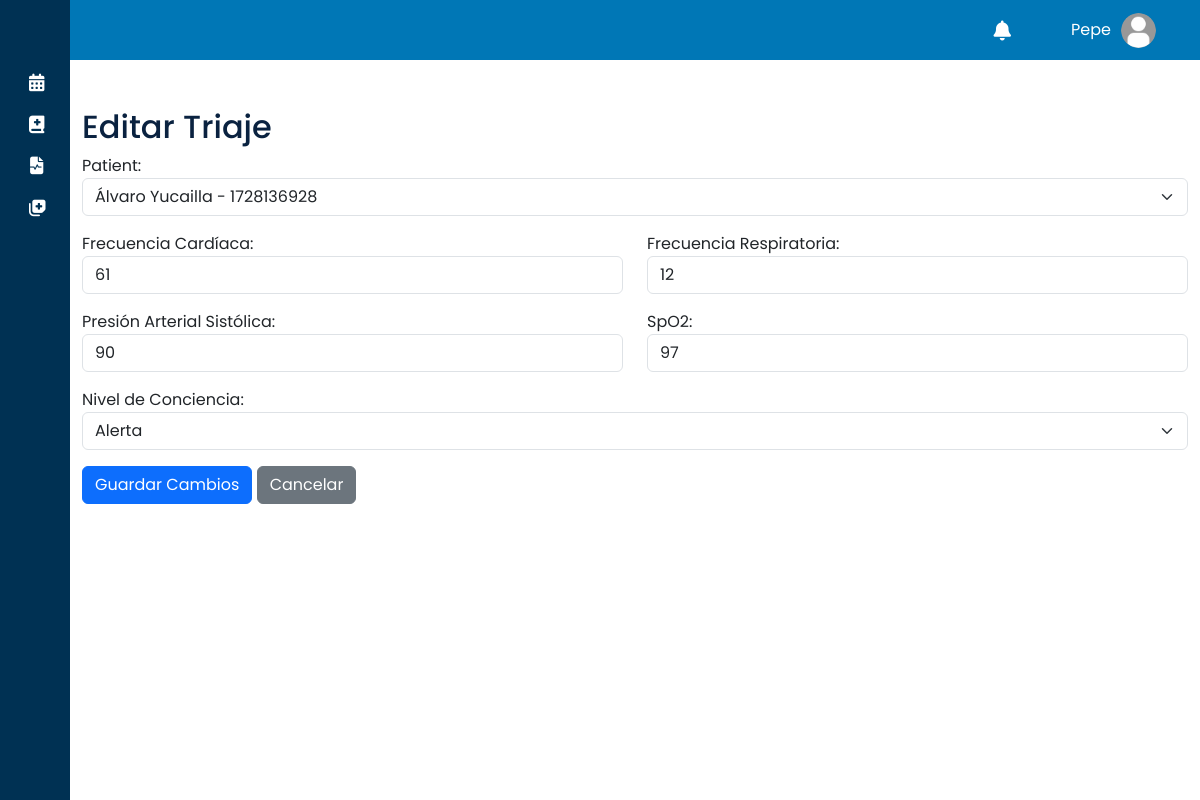
/core/edit_triage/3/ (signed in), run on the app's committed database.
### core/models.py (models this page shows, shortened)
class User(AbstractUser):
    middle_name = models.CharField(max_length=30, blank=True, null=True)
    maternal_surname = models.CharField(max_length=30, blank=True, null=True)
    identification = models.CharField(max_length=13, blank=True, null=True)
    address = models.CharField(max_length=50, blank=True, null=True)
    city = models.CharField(max_length=15, blank=True, null=True)
    phone_number = models.CharField(max_length=10, blank=True, null=True)
    birth_date = models.DateField(blank=True, null=True)
    GENRE_CHOICES = [
        ('M', 'Masculino'),
        ('F', 'Femenino'),
    ]
    genre = models.CharField(
        max_length=1, choices=GENRE_CHOICES, blank=False, null=False)

class Triage(models.Model):
    CONSCIOUSNESS_CHOICES = [
        ('ALERT', 'Alerta'),
        ('VERBAL', 'Responde a estímulo verbal'),
        ('PAIN', 'Responde a estímulo doloroso'),
        ('UNRESPONSIVE', 'No responde')
    ]
    CATEGORY_CHOICES = [
        ('NORMAL', 'Normal'),
        ('MODERATE', 'Alerta Moderada'),
        ('SEVERE', 'Alerta Severa'),
        ('CRITICAL', 'Crítico')
    ]
    patient = models.ForeignKey(
        'User', on_delete=models.CASCADE, related_name='triages')
    created_at = models.DateTimeField(auto_now_add=True)
    heart_rate = models.IntegerField('Frecuencia Cardíaca')
    respiratory_rate = models.IntegerField('Frecuencia Respiratoria')
    systolic_blood_pressure = models.IntegerField('Presión Arterial Sistólica')
    oxygen_saturation = models.IntegerField('SpO2')
    consciousness_level = models.CharField(
        'Nivel de Conciencia', max_length=20, choices=CONSCIOUSNESS_CHOICES)
    heart_rate_score = models.IntegerField(default=0)
    respiratory_rate_score = models.IntegerField(default=0)
    blood_pressure_score = models.IntegerField(default=0)
    oxygen_saturation_score = models.IntegerField(default=0)
    consciousness_score = models.IntegerField(default=0)
    total_score = models.IntegerField(default=0)
    category = models.CharField(max_length=20, choices=CATEGORY_CHOICES)
    class Meta:
        ordering = ['-created_at']

### core/views/triage_views.py (the view)
@login_required
@user_passes_test(is_doctor)
def create_or_edit_triage(request, triage_id=None):
    is_editing = triage_id is not None
    triage = None
    if is_editing:
        triage = get_object_or_404(Triage, pk=triage_id)
    if request.method == 'POST':
        form = TriageForm(request.POST, instance=triage)
        if form.is_valid():
            try:
                triage = form.save()
                messages.success(request, 'Triaje guardado exitosamente.')
                return redirect('manage_triages')
            except Exception as e:
                messages.error(
                    request, f'Error al guardar el triaje: {str(e)}')
    else:
        form = TriageForm(instance=triage)
    return render(request, 'doctor/create_or_edit_triage.html', {
        'form': form,
        'is_editing': is_editing
    })

### core/context_processors.py (called while the page is built)
def group_context(request):
    if request.user.is_authenticated:
        return {
            'is_paciente': request.user.groups.filter(name='Paciente').exists(),
            'is_administrador': request.user.groups.filter(name='Administrador').exists(),
            'is_secretaria': request.user.groups.filter(name='Secretaria').exists(),
            'is_doctor': request.user.groups.filter(name='Doctor').exists(),
            'is_manager': request.user.groups.filter(name='Gerencia').exists(),
        }
    return {}

def notifications_processor(request):
    if request.user.is_authenticated:
        notifications = Notification.objects.filter(
            patient=request.user,
            is_read=False
        ).order_by('-created_at')
        return {
            'notifications': notifications,
            'unread_notifications': notifications,
        }
    return {'notifications': None, 'unread_notifications': None}

### core/utils.py (called while the page is built)
def is_doctor(user):
    return user.groups.filter(name='Doctor').exists()

### core/templates/doctor/create_or_edit_triage.html (shortened to what this page needs)
{% extends 'shared/base.html' %}
{% load static %}
{% block content %}
<div class="container mt-5">
    <h2>
        {% if is_editing %}
        Editar Triaje
        {% else %}
        Nuevo Triaje
        {% endif %}
    </h2>
    <form method="post">
        <div class="row mb-3">
            <div class="col-12">
                {{ form.patient.label_tag }}
                {{ form.patient }}
            </div>
        </div>
        <div class="row mb-3">
            <div class="col-md-6">
                {{ form.heart_rate.label_tag }}
                {{ form.heart_rate }}
            </div>
            <div class="col-md-6">
                {{ form.respiratory_rate.label_tag }}
                {{ form.respiratory_rate }}
            </div>
        </div>
        <div class="row mb-3">
            <div class="col-md-6">
                {{ form.systolic_blood_pressure.label_tag }}
                {{ form.systolic_blood_pressure }}
            </div>
            <div class="col-md-6">
                {{ form.oxygen_saturation.label_tag }}
                {{ form.oxygen_saturation }}
            </div>
        </div>
        <div class="row mb-3">
            <div class="col-12">
                {{ form.consciousness_level.label_tag }}
                {{ form.consciousness_level }}
            </div>
        </div>
        <div class="row">
            <div class="col-12">
                <button type="submit" class="btn btn-primary">
                    {% if is_editing %}
                    Guardar Cambios
                    {% else %}
                    Crear
                    {% endif %}
                </button>
                <a href="{% url 'manage_triages' %}" class="btn btn-secondary">Cancelar</a>
            </div>
        </div>
    </form>
</div>
{% endblock %}

### core/templates/shared/base.html (shortened to what this page needs)
{% load static %}
<!DOCTYPE html>
<html lang="en">
<head>
    <link href="https://cdn.lineicons.com/4.0/lineicons.css" rel="stylesheet" />
    <link rel="stylesheet" href="https://cdnjs.cloudflare.com/ajax/libs/font-awesome/6.5.2/css/all.min.css">
    <link href="https://cdn.jsdelivr.net/npm/bootstrap@5.3.0-alpha3/dist/css/bootstrap.min.css" rel="stylesheet"
>
    <link href="https://cdn.jsdelivr.net/npm/gridjs/dist/theme/mermaid.min.css" rel="stylesheet" />
    <link href="https://cdn.jsdelivr.net/npm/tom-select@2.0.0/dist/css/tom-select.css" rel="stylesheet">
    <link rel="stylesheet" href="{% static '/styles/main.css' %}">
    <link href="https://cdn.jsdelivr.net/npm/fullcalendar@6.1.15/index.global.min.css" rel="stylesheet" />
</head>
<body>
    <div class="wrapper">
        <aside id="sidebar">
            <div class="d-flex">
                <button class="toggle-btn" type="button">
                </button>
            </div>
            <ul class="sidebar-nav">
                {% if is_doctor %}
                <li class="sidebar-item">
                    <a href="#" class="sidebar-link collapsed has-dropdown" data-bs-toggle="collapse"
                        data-bs-target="#auth" aria-expanded="false" aria-controls="auth">
                        <i class="fa-solid fa-calendar-days"></i>
                    </a>
                </li>
                <li class="sidebar-item">
                    <a href="#" class="sidebar-link collapsed has-dropdown" data-bs-toggle="collapse"
                        data-bs-target="#histories-management" aria-expanded="false"
                        aria-controls="histories-management">
                        <i class="fa-solid fa-book-medical"></i>
                    </a>
                </li>
                <li class="sidebar-item">
                    <a href="{% url 'manage_diagnosis' %}" class="sidebar-link"
                        title="Gestión de diagnósticos y recetas" aria-label="Gestionar diagnósticos">
                        <i class="fa-solid fa-file-waveform"></i>
                    </a>
                </li>
                <li class="sidebar-item">
                    <a href="{% url 'manage_triages' %}" class="sidebar-link" title="Gestión de triajes"
                        aria-label="Gestionar triajes">
                        <i class="fa-solid fa-notes-medical"></i>
                    </a>
                </li>
                <li class="sidebar-item">
                    <a href="{% url 'configuration' %}" class="sidebar-link" title="Configuración de cuenta"
                        aria-label="Ir a configuración de cuenta">
                    </a>
                </li>
                {% endif %}
            </ul>
            <div class="sidebar-footer">
                <a href="{% url 'account_logout' %}" class="sidebar-link" title="Cerrar sesión"
                    aria-label="Cerrar sesión">
                </a>
            </div>
        </aside>
        <div class="main2">
            <div class="dashboard-navbar">
                <div class="navbar-content">
                    <ul class="main-nav">
                        <li class="notifications-link">
                            <div class="notifications-toggle">
                                <i class="fa-solid fa-bell fa-lg" style="color: #ffffff;" title="Notificaciones"
                                    aria-label="Notificaciones">
                                </i>
                            </div>
                        </li>
                        <li class="user-link">
                            <div class="user-info">
                                <span class="user-name">{{ request.user.first_name }}</span>
                                <a href="#">
                                    <img src="{% static 'images/account.png' %}" alt="Profile" class="avatar">
                                </a>
                            </div>
                        </li>
                    </ul>
                </div>
            </div>
            {% block content %}
            {% endblock %}
        </div>
    </div>
</body>
</html>

### core/static/styles/main.css (style rules this page uses)
a { text-decoration: none; color: #6366f1; }
li { list-style: none; }
h2 { color: #0a2240; }
img { vertical-align: middle; max-width: 100%; }
body { font-family: 'Poppins', sans-serif; }
.wrapper { display: flex; min-height: 100vh; }
.main2 { display: flex; flex-direction: column; width: 100%; overflow: hidden; }
#sidebar { width: 70px; min-width: 70px; z-index: 1000; transition: all .25s ease-in-out; background-color: #003153; display: flex; flex-direction: column; }
.toggle-btn { background-color: transparent; cursor: pointer; border: 0; padding: 1rem 1.5rem; }
.sidebar-nav { padding: 2rem 0; flex: 1 1 auto; }
a.sidebar-link { padding: .625rem 1.625rem; color: #FFF; display: block; font-size: 0.9rem; white-space: nowrap; border-left: 3px solid transparent; }
.sidebar-link i { font-size: 1.1rem; margin-right: .75rem; }
.sidebar-item { position: relative; }
.dashboard-navbar { flex-wrap: nowrap; height: 60px; min-height: 60px; padding: 0.5rem 1.5rem; background-color: #0077B6; width: 100%; }
.dashboard-navbar .navbar-content { display: flex; justify-content: flex-end; align-items: center; height: 100%; }
.dashboard-navbar .main-nav { display: flex; align-items: center; height: 100%; margin: 0; padding: 0; list-style: none; margin-left: auto; }
.user-link { position: relative; display: flex; align-items: center; }
.user-info { display: flex; align-items: center; gap: 10px; margin-right: 20px; }
.user-name { margin: 0; color: #fff; cursor: pointer; }
.avatar { width: 35px; height: 35px; border-radius: 50%; }
.notifications-link { position: relative; margin-right: 50px; display: flex; align-items: center; }
.notifications-toggle { cursor: pointer; padding: 10px; display: flex; align-items: center; }

### data on the page
User: user.first_name "Pepe"
Triage: patient "Álvaro Yucailla - 1728136928", heart_rate "61", respiratory_rate "12", systolic_blood_pressure "90", oxygen_saturation "97", consciousness_level "Alerta"
